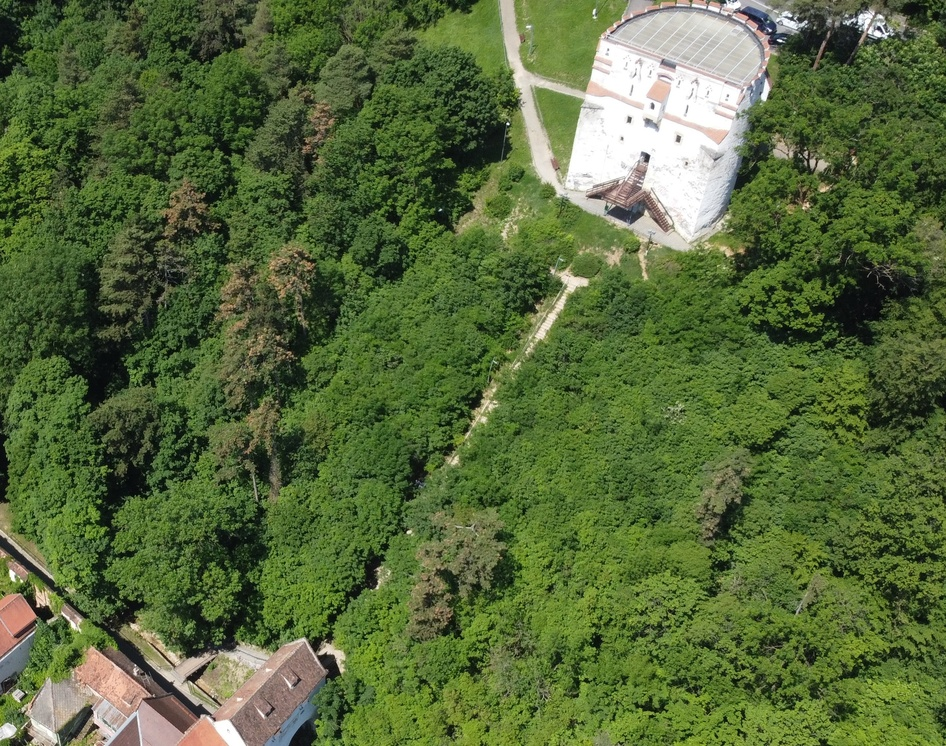
#> input picture exam/template.JPG, 946 x 746 px, shrunk from 2201 x 1736 before the run
$ jupyter execute --allow-errors exam_.ipynb
#> lines starting #> are read from the running program, lines starting #| are printed output that depends on the picture
**Exam**
1. Load an image
2. Compute the cross correlation
3. Compute the cross correlation using the integral image

[cell 1]
import cv2
import matplotlib.pyplot as plt

# Upload the image
image = cv2.imread("DJI_0073.JPG", cv2.IMREAD_GRAYSCALE)

# Show the image
#> (the rest of this cell did not finish here and is left out)

[cell 2]
# matriz of the image
print(image)
#| None
#> (the rest of this cell did not finish here and is left out)

[cell 3]
#upload of the template
template = cv2.imread("template.JPG", cv2.IMREAD_GRAYSCALE)
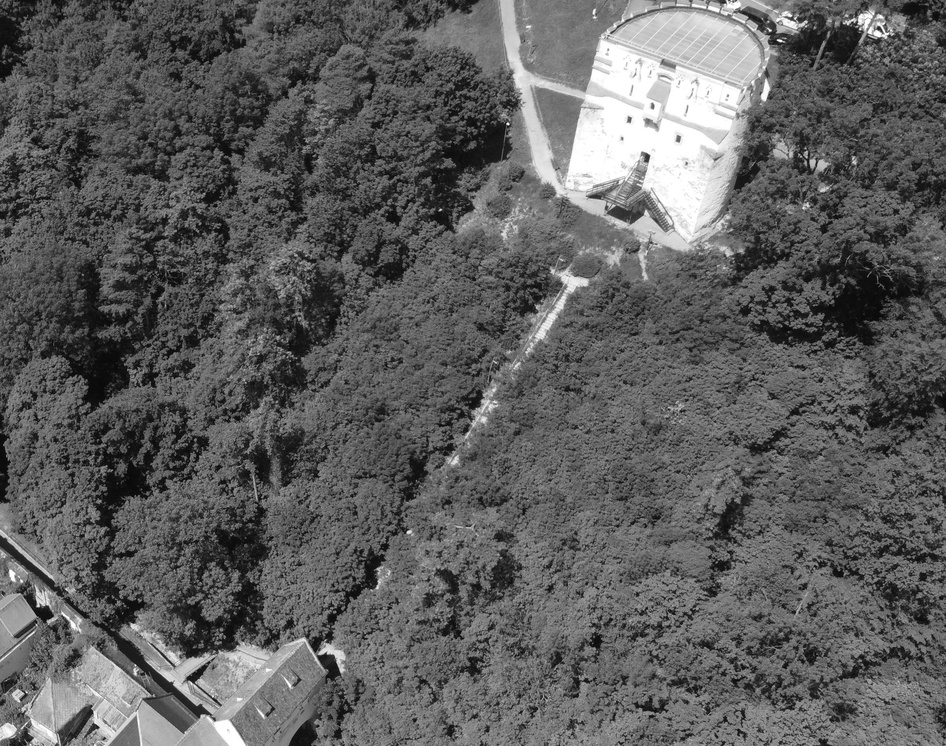
#> template: shape (746, 946); min 0, max 255, mean 94.7

[cell 4]
# Show the template
plt.imshow(template, cmap="gray")
plt.title("Template Image")
plt.axis("off")
plt.show()

Compute the correlation using Opencv, the method used was TM_SQDIFF which uses the same formula as the paper Fast Template Matching

[cell 5]
import time
import cv2 as cv

start_time = time.time()
# Compute the cross-correlation
#> (the rest of this cell did not finish here and is left out)

[cell 6]
plt.figure(figsize=(8, 8))
#> (the rest of this cell did not finish here and is left out)

Compute the normalized with the method TM_CCORR_NORMED

[cell 7]
start_time = time.time()
# Compute the cross-correlation normalized
#> (the rest of this cell did not finish here and is left out)

[cell 8]
plt.figure(figsize=(8, 8))
#> (the rest of this cell did not finish here and is left out)

[cell 9]
# Compute the integral image
integral_image = cv.integral(image)
#> integral_image = [0]

[cell 10]
plt.figure(figsize=(8, 8))
plt.imshow(integral_image, cmap='gray')
plt.title("Integral Image Result")
plt.axis('off')
plt.show()
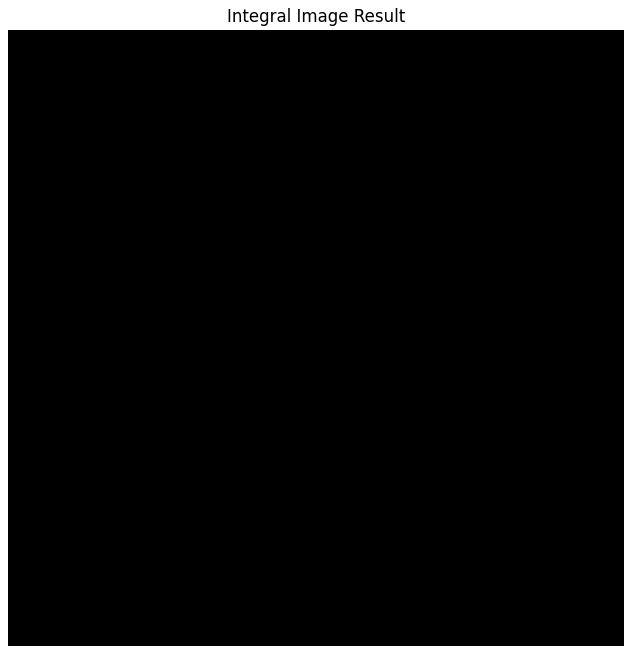
#> figure drawn by matplotlib, 1 panel
